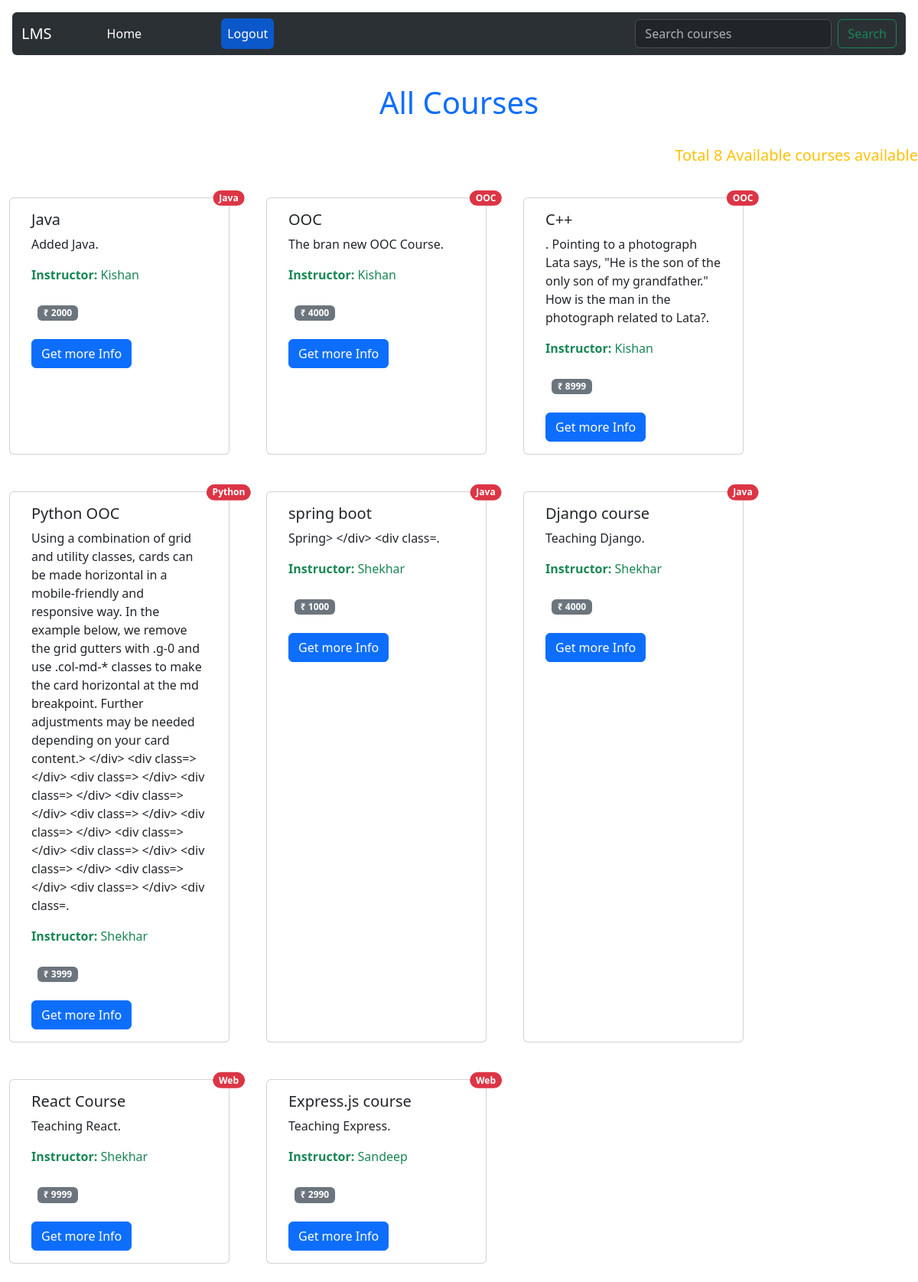
The app's page / (signed in) with its own data.
### base/models.py (models this page shows, shortened)
class Course(models.Model):
    courseName = models.CharField(max_length=200)
    teacher_id=models.ForeignKey(Teacher,on_delete=models.CASCADE)
    description=models.TextField()
    content=models.TextField()
    price=models.CharField(max_length=10)
    category=models.CharField(max_length=200)

class Teacher(models.Model):
    name = models.CharField(max_length=100)
    email = models.EmailField()
    password=models.CharField(max_length=50)
    phone = models.CharField(max_length=20, blank=True)
    address = models.TextField(blank=True)
    age=models.CharField(max_length=10)
    gender=models.CharField(max_length=20)
    def __str__(self):
        return self.name

### base/views.py (the view)
# urls.py: path('',views.home,name="home"),
def home(request):
    if request.GET.get('q') != None:
        q = request.GET.get('q')
        course = Course.objects.filter(courseName__icontains=q)
    else:
        course = Course.objects.all()
        q = "All"
    context = {'course': course, 'q': q}
    return render(request, 'base/home.html', context)

### base/templates/base/home.html (shortened to what this page needs)
{% extends 'main.html' %} {% block content %}
<p class="text-center text-primary fs-1 my-4" style="padding-top: 5rem">
  {{q}} Courses
</p>
<p class="text-end text-warning fs-5">
  Total {{course.count}} Available courses available
</p>
<div class="row">
  {% for c in course %}
  <div class="card m-4" style="width: 18rem">
    <span
      class="position-absolute top-0 start-100 translate-middle badge rounded-pill bg-danger"
    >
      {{c.category}}
    </span>
    <div class="card-body">
      <h5 class="card-title">{{c.courseName}}</h5>
      <p class="card-text">{{c.description}}.</p>
      <span class="ml-5 text-success"><b>Instructor:</b> {{c.teacher_id}}</span>
      <div class="my-3 p-2">
        <span class="badge text-bg-secondary">&#8377; {{c.price}}</span>
      </div>
      <a class="btn btn-primary" href="{% url 'course' c.id %}"
        >Get more Info</a
      >
    </div>
  </div>
  {% endfor %}
</div>
{% endblock content %}

### records on screen
Course: category "Java", courseName "Java", description "Added Java", teacher_id "Kishan", price "2000"
Course: category "OOC", courseName "OOC", description "The bran new OOC Course", teacher_id "Kishan", price "4000"
Course: category "OOC", courseName "C++", description ". Pointing to a photograph Lata says, \"He is the son of the only son of my grandfather.\" How is the man in the photograph related to Lata?", teacher_id "Kishan", price "8999"
Course: category "Python", courseName "Python OOC", description "Using a combination of grid and utility classes, cards can be made horizontal in a mobile-friendly and responsive way. In the example below, we remove the grid gutters with .g-0 and use .col-md-* classes to make the card horizontal at the md breakpoint. Further adjustments may be needed depending on your card content.> </div> <div class=> </div> <div class=> </div> <div class=> </div> <div class=> </div> <div class=> </div> <div class=> </div> <div class=> </div> <div class=> </div> <div class=> </div> <div class=> </div> <div class=> </div> <div class=", teacher_id "Shekhar", price "3999"
Course: category "Java", courseName "spring boot", description "Spring> </div> <div class=", teacher_id "Shekhar", price "1000"
Course: category "Java", courseName "Django course", description "Teaching Django", teacher_id "Shekhar", price "4000"
Course: category "Web", courseName "React Course", description "Teaching React", teacher_id "Shekhar", price "9999"
Course: category "Web", courseName "Express.js course", description "Teaching Express", teacher_id "Sandeep", price "2990"

### other values on screen
{{ q }} "All"
{{ course.count }} "8"
